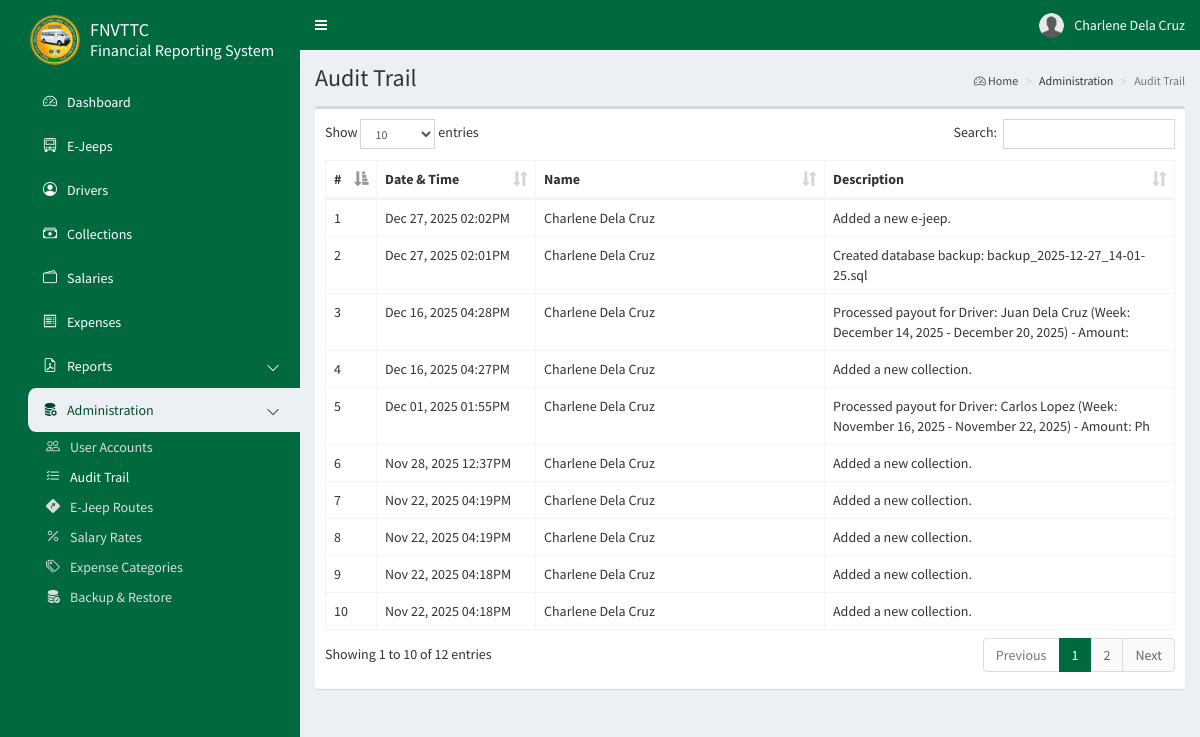
/admin/audittrail.php (signed in), run on an earlier commit of the app's database.
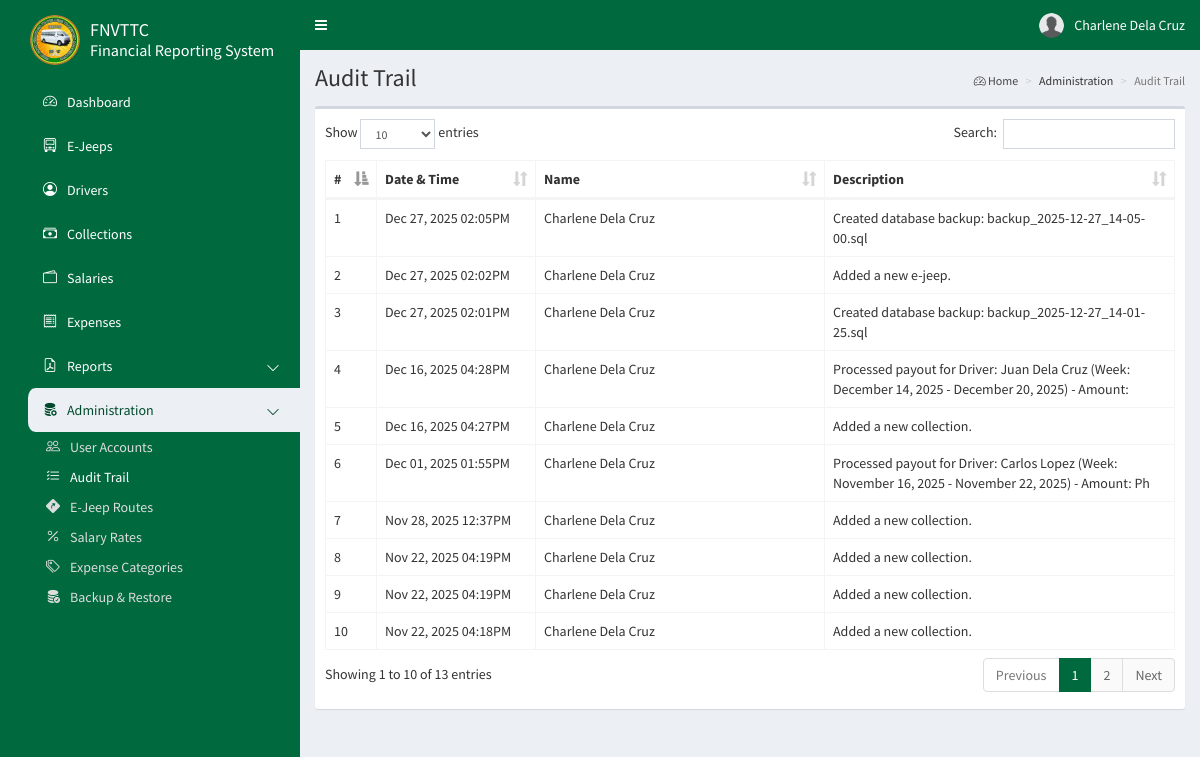
And on a later commit of the database.
### tables this page shows
CREATE TABLE `frs_users` (
  `id` int(11) NOT NULL AUTO_INCREMENT,
  `first_name` varchar(50) NOT NULL,
  `last_name` varchar(50) NOT NULL,
  `email` varchar(50) NOT NULL,
  `password` char(32) NOT NULL,
  `type` int(1) NOT NULL,
  `image` varchar(100) NOT NULL,
  `address` varchar(100) NOT NULL,
  `contact` varchar(25) NOT NULL,
  `deleted` bit(1) NOT NULL DEFAULT b'0',
  PRIMARY KEY (`id`)
);

CREATE TABLE `frs_trail` (
  `id` int(11) NOT NULL AUTO_INCREMENT,
  `user_id` int(11) NOT NULL,
  `description` varchar(100) NOT NULL,
  `date` datetime NOT NULL DEFAULT current_timestamp(),
  PRIMARY KEY (`id`),
  KEY `fk_trail_userid` (`user_id`),
  CONSTRAINT `fk_trail_userid` FOREIGN KEY (`user_id`) REFERENCES `frs_users` (`id`) ON DELETE NO ACTION ON UPDATE CASCADE
);

### config/config.php (called while the page is built, shortened)
<?php
class Connection {
    private $dbHost;
    private $dbUser;
    private $dbPass;
    private $dbName;
    public function __construct() {
        $this->dbHost = $_ENV['DB_HOST'];
        $this->dbUser = $_ENV['DB_USER'];
        $this->dbPass = $_ENV['DB_PASS'];
        $this->dbName = $_ENV['DB_NAME'];
    }
    public function getConnection() {
        try {
            $pdo = new PDO("mysql:host=" . $this->dbHost . ";dbname=" . $this->dbName, $this->dbUser, $this->dbPass);
            $pdo->setAttribute(PDO::ATTR_ERRMODE, PDO::ERRMODE_EXCEPTION);
            $pdo->setAttribute(PDO::ATTR_DEFAULT_FETCH_MODE, PDO::FETCH_ASSOC);
            return $pdo;
        }
        catch (Exception $e) {
            echo 'Error: ' . $e->getmessage();
        }
    }
}

### admin/audittrail.php (the view, shortened to what this page needs)
<?php
require_once '../config/config.php';
class Trail {
    private $db;
    public function __construct() {
        $conn = new Connection();
        $this->db = $conn->getConnection();
    }
    public function getData(){
        $trail_sql = "SELECT * FROM `frs_trail` AS a JOIN `frs_users` AS b ON a.`user_id` = b.`id` ORDER BY a.`date` DESC";
        $trail_stmt = $this->db->query($trail_sql);
        return $trail_stmt->fetchAll();
    }
}
$trail = new Trail();
$trails = $trail->getData();
?>
<!DOCTYPE html>
<html style="background-color: #00693e;">
<head>
<?php include '../common/head.php'; ?>
</head>
<body class="hold-transition skin-blue sidebar-mini">
    <div class="wrapper">
<?php include '../common/navbar.php'; ?>
<?php include '../common/sidebar.php'; ?>
        <div class="content-wrapper">
            <section class="content-header">
                <h1>Audit Trail</h1>
                <ol class="breadcrumb">
                    <li><a href="#"><i class="bi bi-speedometer2"></i> Home</a></li>
                    <li>Administration</li>
                    <li class="active">Audit Trail</li>
                </ol>
            </section>
            <section class="content">
                <div class="row">
                    <div class="col-xs-12">
                        <div class="box">
                            <div class="box-body table-responsive">
                                <table id="example1" class="table table-bordered">
                                    <thead>
                                        <tr>
                                            <th style="width: 12px; max-width: 12px !important;">#</th>
                                            <th style="width: 120px; max-width: 120px !important;">Date & Time</th>
                                            <th style="width: 250px; max-width: 250px !important;">Name</th>
                                            <th>Description</th>
                                        </tr>
                                    </thead>
                                    <tbody>
<?php
$id = 1;
foreach ($trails as $row) { ?>
<tr>
    <td><?php echo $id; ?></td>
    <td><?php echo (new DateTime($row['date']))->format('M d, Y h:iA'); ?></td>
    <td><?php echo $row['first_name'] . " " . $row['last_name']; ?></td>
    <td><?php echo $row['description']; ?></td>
</tr>
<?php $id++; } ?>
                                    </tbody>
                                </table>
                            </div>
                        </div>
                    </div>
                </div>
            </section>
        </div>
    </div>
</body>
</html>

### common/head.php (shortened to what this page needs)
<link rel="stylesheet" href="../bower_components/bootstrap/dist/css/bootstrap.min.css">
<link rel="stylesheet" href="../bower_components/font-awesome/css/font-awesome.min.css">
<link rel="stylesheet" href="../bower_components/select2/dist/css/select2.min.css">
<link rel="stylesheet" href="../bower_components/bootstrap-datepicker/dist/css/bootstrap-datepicker.min.css">
<link rel="stylesheet" href="../bower_components/datatables.net-bs/css/dataTables.bootstrap.min.css">
<link rel="stylesheet" href="../dist/css/AdminLTE.min.css">
<link rel="stylesheet" href="../dist/css/all-skins.min.css">
<link rel="stylesheet" href="https://cdn.jsdelivr.net/npm/bootstrap-icons/font/bootstrap-icons.css">

### common/navbar.php (shortened to what this page needs)
<?php
require_once '../config/config.php';
$connection = new Connection();
$db = $connection->getConnection();
$sql = "SELECT * FROM frs_users WHERE id = '".$_SESSION['user_id']."'";
$stmt = $db->query($sql);
$row = $stmt->fetch();
?>
<header class="main-header" style="position: fixed; top: 0; width: 100%;">
    <nav class="navbar navbar-static-top">
        <a href="#" class="sidebar-toggle" data-toggle="push-menu" role="button"><span class="sr-only">Toggle Navigation</span></a>
        <div class="navbar-custom-menu">
            <ul class="nav navbar-nav">
                <li class="dropdown user user-menu">
                    <a href="#" class="dropdown-toggle" data-toggle="dropdown">
<?php if(file_exists('../images/' . $row['image'])): ?>
                        <img src="../images/<?php echo $row['image']; ?>" class="user-image" alt="User Image">
<?php else: ?>
                        <img src="../images/default.png" class="user-image" alt="User Image">
<?php endif; ?>
                        <span class="hidden-xs"><?php echo $row['first_name'] . " " . $row['last_name']; ?></span>
                    </a>
                </li>
            </ul>
        </div>
    </nav>
</header>

### common/sidebar.php (shortened to what this page needs)
<aside class="main-sidebar" style="overflow-y: auto; position: fixed; top: 0;">
    <section class="sidebar">
        <ul class="sidebar-menu" data-widget="tree">
            <li class="header" style="color: #fff;font-size: 26px;display: flex;place-items: center;margin-left: 15px;">
                <img src="../images/logo.png" width="50px"> <h4 style="margin-left: 10px;">FNVTTC<br><span style="font-size: 0.9em;">Financial Reporting System<span></h4>
            </li>
<?php if ($_SESSION['type'] == 0):  ?>
            <li><a href="dashboard.php"><i class="bi bi-speedometer2"></i><span>Dashboard</span></a></li>
            <li><a href="ejeeps.php"><i class="bi bi-truck-front"></i><span>E-Jeeps</span></a></li>
            <li><a href="drivers.php"><i class="bi bi-person-circle"></i><span>Drivers</span></a></li>
            <li><a href="collections.php"><i class="bi bi-cash-stack"></i><span>Collections</span></a></li>
            <li><a href="salaries.php"><i class="bi bi-wallet2"></i><span>Salaries</span></a></li>
            <li><a href="expenses.php"><i class="bi bi-receipt"></i><span>Expenses</span></a></li>
            <li class="treeview">
                <a href="#">
                    <i class="bi bi-file-earmark-pdf"></i><span>Reports</span>
                    <span class="pull-right-container"><i class="bi bi-chevron-down pull-right"></i></span>
                </a>
            </li>
            <li class="treeview">
                <a href="#">
                    <i class="bi bi-database-fill-gear"></i><span>Administration</span>
                    <span class="pull-right-container"><i class="bi bi-chevron-down pull-right"></i></span>
                </a>
                <ul class="treeview-menu">
                    <li><a href="accounts.php"><i class="bi bi-people"></i><span>User Accounts</span></a></li>
                    <li><a href="audittrail.php"><i class="bi bi-list-check"></i><span>Audit Trail</span></a></li>
                    <li><a href="routes.php"><i class="bi bi-sign-turn-slight-right-fill"></i><span>E-Jeep Routes</span></a></li>
                    <li><a href="rates.php"><i class="bi bi-percent"></i><span>Salary Rates</span></a></li>
                    <li><a href="categories.php"><i class="bi bi-tags"></i><span>Expense Categories</span></a></li>
                    <li><a href="#"><i class="bi bi-database-fill-check"></i><span>Backup & Restore</span></a></li>
                </ul>
            </li>
<?php elseif ($_SESSION['type'] == 2):  ?>
            <li><a href="dashboard.php"><i class="bi bi-speedometer2"></i><span>Dashboard</span></a></li>
            <li><a href="collections.php"><i class="bi bi-cash-stack"></i><span>Collections</span></a></li>
            <li><a href="expenses.php"><i class="bi bi-receipt"></i><span>Expenses</span></a></li>
<?php endif; ?>
        </ul>
    </section>
</aside>

### common/head.php (style rules this page uses)
.axis-btn-green:hover, .axis-btn-green:visited, .axis-btn-green:focus, { color: #fff; }
.axis-btn-red:hover, .axis-btn-red:visited, .axis-btn-red:focus, { color: #fff; }
.sidebar-menu.tree li.active>a { background-color: #ecf0f5; border-radius: 10px 0 0 10px; color: #004a2b; }
.sidebar-menu li { margin-left: 25px; border-radius: 0 0 30px 30px; }
.sidebar-menu li i { margin-right: 10px; }
.treeview>ul.treeview-menu, .treeview:hover>ul.treeview-menu a, .treeview>ul.treeview-menu:hover a, li.active>ul.treeview-menu a { background-color: transparent !important; }
.treeview>ul.treeview-menu>li>a { color: #ddd !important; }
.treeview>ul.treeview-menu>li>a:hover, .treeview>ul.treeview-menu>li.active>a { color: #fff !important; }
.content-wrapper { margin-top: 50px; }

What changed in the data, as far as the page shows it:
no longer on this page (row unchanged): frs_trail: date "Nov 22, 2025 04:18PM", user.first_name "Charlene", user.last_name "Dela Cruz", description "Added a new collection."
added frs_trail: date "Dec 27, 2025 02:05PM", user.first_name "Charlene", user.last_name "Dela Cruz", description "Created database backup: backup_2025-12-27_14-05-00.sql"
Also different on the page:
text written by a page script: "Show entries Search: Showing 1 to 10 of 12 entries Previous 1 2 Next" → "Show entries Search: Showing 1 to 10 of 13 entries Previous 1 2 Next"
